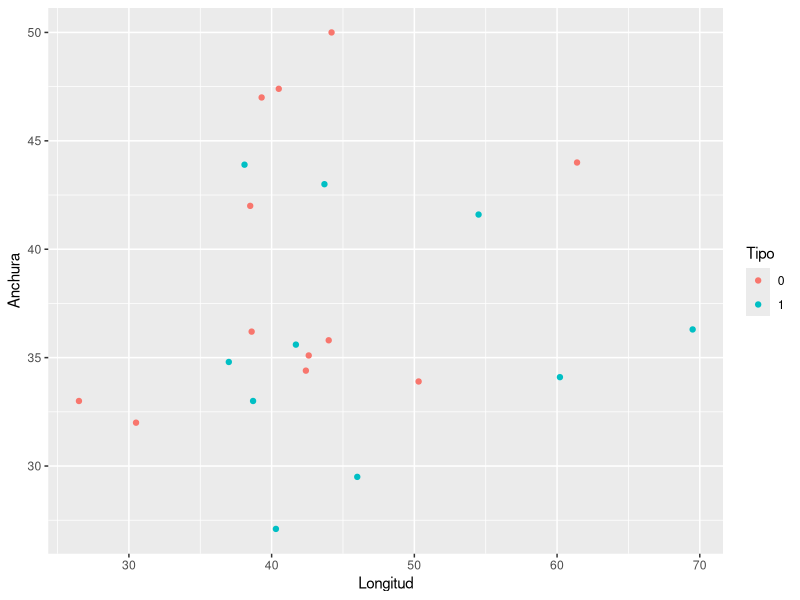
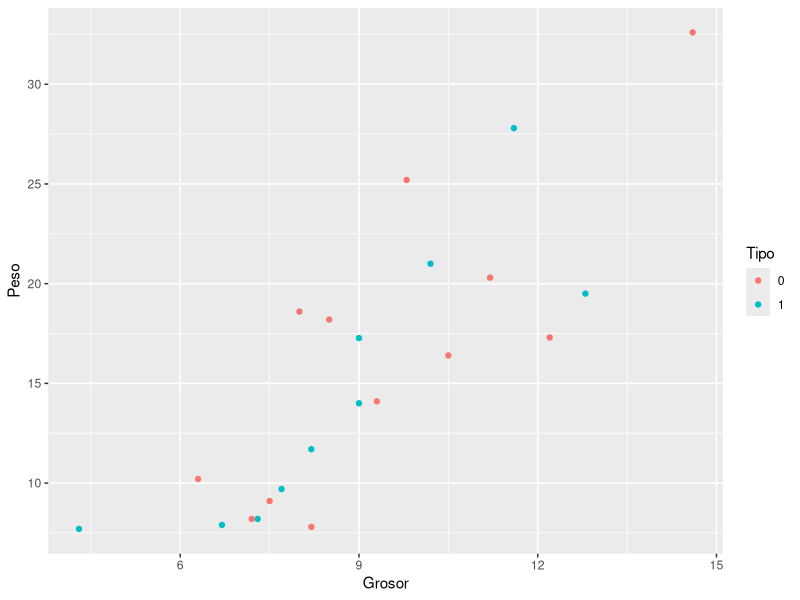

The R script that drew these images, in order:
## ---- chunk 1
library(readxl)
BaseDatosFinal <- read_excel(path = "BaseDatosFinal.xlsx")
## ---- chunk 2
library(plyr)
BaseDatosFinal$Tipo <- mapvalues(BaseDatosFinal$Tipo, from = c("blade", "flake"), to = c(1,0))
## ---- chunk 3
library(ggplot2)
ggplot(BaseDatosFinal, aes(x = Longitud, y = Anchura, color = Tipo)) + geom_point()
## ---- chunk 4
ggplot(BaseDatosFinal, aes(x = Grosor, y = Peso, color = Tipo)) + geom_point()
## ---- chunk 5
BaseDatosFinal$Tipo_fac <- as.factor(BaseDatosFinal$Tipo)
BaseDatosFinal$Tipo_fac
## ---- chunk 6
model <- glm(Tipo_fac ~ Anchura, data = BaseDatosFinal, family = binomial())
summary(model)
## ---- chunk 7
model2 <- glm(Tipo_fac ~ Longitud, data = BaseDatosFinal, family = binomial())
summary(model2)
## ---- chunk 8
model3 <- glm(Tipo_fac ~ Grosor, data = BaseDatosFinal, family = binomial())
summary(model3)
## ---- chunk 9
model4 <- glm(Tipo_fac ~ Peso, data = BaseDatosFinal, family = binomial())
summary(model4)
## ---- chunk 10
model_1 <- glm(Tipo_fac ~ Anchura + Longitud, data = BaseDatosFinal, family = binomial())
summary(model_1)
## ---- chunk 11
model_2 <- glm(Tipo_fac ~ Grosor + Peso, data = BaseDatosFinal, family = binomial())
summary(model_2)
## ---- chunk 12
model_3 <- glm(Tipo_fac ~ Anchura + Longitud + Grosor, data = BaseDatosFinal, family = binomial())
summary(model_3)
## ---- chunk 13
model_4 <- glm(Tipo_fac ~ Anchura + Longitud + Grosor + Peso, data = BaseDatosFinal, family = binomial())
summary(model_4)
## ---- chunk 14
model_5 <- glm(Tipo_fac ~ Longitud + Grosor + Peso, data = BaseDatosFinal, family = binomial())
summary(model_5)
## ---- chunk 15
model_6 <- glm(Tipo_fac ~ Longitud + Grosor, data = BaseDatosFinal, family = binomial())
summary(model_6)
## ---- chunk 16
model_7 <- glm(Tipo_fac ~ Longitud + Peso, data = BaseDatosFinal, family = binomial())
summary(model_7)
## ---- chunk 17
BaseDatosFinal$Longitud_Anchura <- BaseDatosFinal$Longitud/BaseDatosFinal$Anchura
## ---- chunk 18
model5 <- glm(Tipo_fac ~ Longitud_Anchura, data = BaseDatosFinal, family = binomial())
summary(model5)
## ---- chunk 19
model_8 <- glm(Tipo_fac ~ Longitud_Anchura + Peso, data = BaseDatosFinal, family = binomial())
summary(model_8)
## ---- chunk 20
model_9 <- glm(Tipo_fac ~ Longitud_Anchura + Grosor, data = BaseDatosFinal, family = binomial())
summary(model_9)
## ---- chunk 21
mean(BaseDatosFinal$Longitud_Anchura [BaseDatosFinal$Tipo == "0"]) 
## ---- chunk 22
mean(BaseDatosFinal$Longitud_Anchura [BaseDatosFinal$Tipo == "1"])
## ---- chunk 23
t.test(BaseDatosFinal$Anchura[BaseDatosFinal$Tipo == "1"], BaseDatosFinal$Longitud[BaseDatosFinal$Tipo == "1"])
## ---- chunk 24
t.test(BaseDatosFinal$Anchura[BaseDatosFinal$Tipo == "0"], BaseDatosFinal$Longitud[BaseDatosFinal$Tipo == "0"])
